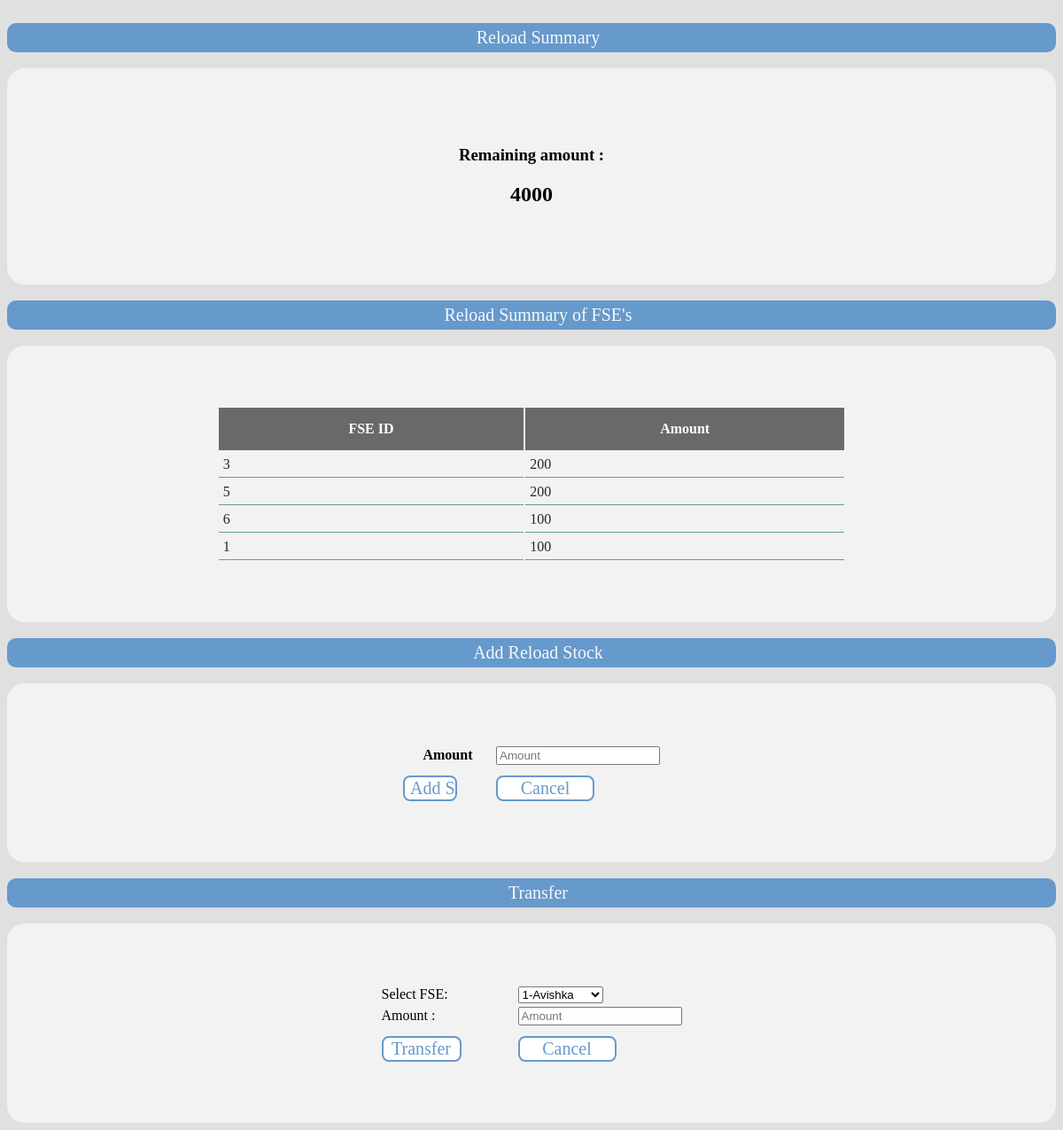
The page /StockKeeper/reloads.php on the database its author committed.
### tables this page shows
CREATE TABLE `reloads` (
  `Amount` int(11) NOT NULL
);

CREATE TABLE `reload_transferred_stock` (
  `FseId` int(11) NOT NULL,
  `Amount` int(11) NOT NULL
);

### StockKeeper/reloads.php (the view, shortened to what this page needs)
<html lang="en">
  <head>
    <link rel="stylesheet" href="../css/main.css">
  </head>
  <body bgcolor="#e0e0e0">
<center>
        <br>
<div class="h2div" >Reload Summary</div>
<br>
<div class="div">
<br>
            <?php
            $sql_query = "select * from  reloads";
            $result = mysql_query($sql_query);
            while ($data = mysql_fetch_array($result))
            {
                $am = $data['Amount'];
                echo '
                     <h3> Remaining amount :  </h3>
                      <h2> '.$am.'  </h2>';
            }
    ?>
<br>
</div>
<br>
<div class="h2div" >Reload Summary of FSE's</div>
<br>
<div class="div">
<br>
<table class="table1 normaltable" >
    <tr>
        <th class="tablerecharge">FSE ID</th>
        <th class="tablerecharge"> Amount</th>
    </tr>
    <?php
            $sql_query = "select * from  reload_transferred_stock";
            $result = mysql_query($sql_query);
            while ($data = mysql_fetch_array($result))
            {
                $id = $data['FseId'];
                $amount = $data['Amount'];
                echo '
                    <tr>
                        <td class="tablerecharge">'.$id.'</td>
                        <td class="tablerecharge">'.$amount.'</td>
                    </tr>';
            }
    ?>
    </table>
<br>
</div>
<br>
<div class="h2div" >Add Reload Stock </div>
<br>
<div class="div">
<br>
<form action="../sources/reload_main.php" method="post">
      <table border="0">
        <tr>
          <th><label class="">Amount</label></th>
          <td><input type="number" min="0.00" step="0.01" name="amount" placeholder="Amount"></td>
        </tr>
                <tr><td>  </td>     <td>  </td></tr>
            <tr><td>  </td>   <td>  </td></tr>
        <tr>
          <td><input class="bttn" type="submit" name="submit" value="Add Stock"></td>
          <td><input class="bttn" type="reset" name="reset" value="Cancel"></td>
      </table>
    </form>
</div>
<br>
<div class="h2div" >Transfer </div>
<br>
<div class="div">
    <form action="../sources/save_transferred_reload_stock.php" method="post">
        <table border="0">
            <tr>
                <td style=" width: 150px">
                  <label > Select FSE:  </label>
                </td>
                <td>
                    <select name="fse_id">
                        <?php
                            $sql_query2 ="SELECT * FROM user WHERE Type='FSE'";
                            $result=mysql_query($sql_query2);
                            if($result!="")
                            {
                                while ($row = mysql_fetch_array($result))
                                {
                                    echo '<option value="'.$row['Id'].'" >'.$row['Id'].'-'.$row['Name'].'</option>';
                                }
                            }
                        ?>
                    </select>
                </td>
            </tr>
            <tr>
                <td style=" width: 150px">
                    <label > Amount : </label>
                </td>
                <td><input type="number" min="0.00" step="0.01" name="amount" placeholder="Amount"  title="only a number"></td>
            </tr>
            <tr><td>  </td>     <td>  </td></tr>
            <tr><td>  </td>   <td>  </td></tr>
            <tr>
              <td ><input class="bttn" type="submit" value="Transfer" name="transfer"></td>
              <td > <input class="bttn" type="reset" name="button" id="button" value="Cancel" onclick="clear()">
            </tr>
    </form>
</div>
<br>
</center>
  </body>
</html>

### css/main.css (style rules this page uses)
.div { border-radius: 20px; background-color: #f2f2f2; padding-bottom: 50px; padding-top: 50px; }
.table1 { border-radius: 10px; width: 60% }
.bttn { border-radius: 8px; background-color: white; color: #6699cc; font-family: Georgia; font-size: 20px; border: 2px solid #6699cc; width: 60%; }
.h2div { background-color: #6699cc; color: #F8F8F8; font-family: Georgia; font-size: 20px; vertical-align: center; padding-left: 15px; padding-top: 5px; padding-bottom: 5px; border-radius: 10px; }
.tablerecharge { width: 10% }
.normaltable td { vertical-align: bottom; padding: 5px; text-align: 15px; height: 10px; border-bottom: 1px solid #669999; color: #262626 }
.normaltable th { background-color: #696969 ; color: white; height: 20px; vertical-align: bottom; padding: 15px; text-align: 15px }

### rows shown on the page
reloads: Amount "4000"
reload_transferred_stock: FseId "3", Amount "200"
reload_transferred_stock: FseId "5", Amount "200"
reload_transferred_stock: FseId "6", Amount "100"
reload_transferred_stock: FseId "1", Amount "100"

### other values the page prints
form field fse_id "1-Avishka"
